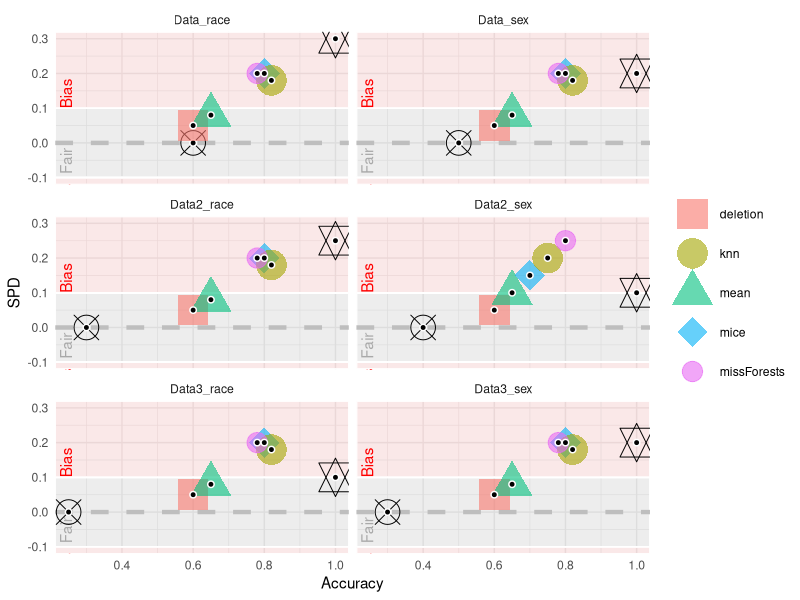

Reproduce this figure in R.
# in this file an example is shown on how to create plots similar to the "original" 
# Fairness and Missing data paper, note some warnings are shown but they are not important.
# two data sets accompany this example in dir datasets/toy: 
    # toy_plot_2 (for single classifier example)
    # toy_plot_3 (for multiple classifier example)

require(ggplot2)
require(ggrepel)
require(dplyr) 
library(readxl)

rm(list = ls()) # clear environment variables

# read in some toy data that was created by @Leightonvg
toy_data <- read_xlsx("datasets/toy/toy_plot_2.xlsx")
toy_data[]=lapply(toy_data,type.convert,as.is=TRUE) # convert numbers to numeric

# some settings for the general layout of the plot
Fideal = 0; Fymin = -0.1; Fymin2 = 0.1;Fymax = 0.1 #SPD

### create df to hold extra information for line to and from perfect and majority classifiers
classifiers <- unique(toy_data$classifier) # list of classifiers
n_clf <- length(classifiers) # number of different classifiers
datasets <- unique(toy_data$dataset) # list of datasets
n_datasets <- length(datasets) # number of different datasets
n_imp <-length(unique(toy_data$imp_method)) # number of imputation methods

# # init df with -1 to be added later to org data
# data_draw <- data.frame(X_f = rep(-1, times = 2*n_clf*n_datasets),  
#                         Y_f = rep(-1, times = 2*n_clf*n_datasets),
#                         X_l = rep(-1, times = 2*n_clf*n_datasets),
#                         Y_l = rep(-1, times = 2*n_clf*n_datasets))
# 
# # add some variables for which values are easily known by structure
# data_draw$grp <- rep(1:2, times = n_clf*n_datasets)
# data_draw$classifier <- rep(classifiers, times =2*n_datasets)
# datasets_rep <- c() # init with empty
# for (dataset in datasets){
#   datasets_rep <- c(datasets_rep, rep(dataset, times = 2*n_clf))
# }
# data_draw$dataset <- datasets_rep
# 
# # gather information for data_draw for each of the datasets/outcome variables
# for (j in 1:n_datasets){ 
#   for (i in 1:n_clf) {
#     #fill data_draw with values for perf class and maj class
#     data_draw[i + ((j-1)*n_clf*2), 1:4] <- c(toy_data[toy_data$dataset==datasets[j],]$maj_acc[1], 
#                                              toy_data[toy_data$dataset==datasets[j],]$maj_spd[1], 
#                                              toy_data[toy_data$dataset==datasets[j],]$perf_acc[1],
#                                              toy_data[toy_data$dataset==datasets[j],]$perf_spd[1])
#     
#     # obs = rows belonging to this classifier and dataset
#     obs <- toy_data[((j-1)*n_clf*n_imp + 1 + (i-1)*n_imp):((j-1)*n_clf*n_imp + n_imp + (i-1)*n_imp), ]
#     
#     # fill in data_draw with min and max spd's to which extra lines from perf and maj clf should be drawn
#     data_draw[i + n_clf + ((j-1)*n_clf*2), 1:4] <- c(obs$acc[which(obs$acc==min(obs$acc))],
#                                                      obs$spd[which(obs$acc==min(obs$acc))],
#                                                      obs$acc[which(obs$acc==max(obs$acc))],
#                                                      obs$spd[which(obs$acc==max(obs$acc))])
#   }
# }
# 
# # create extended version of data to combine datasets
# toy_data_extended <- toy_data
# for (var in colnames(data_draw)[1:5] ){
#   toy_data_extended[var] <- NA
# }
# 
# # create extended version of data_draw to combine datasets
# data_draw_extended <- data_draw
# vars <- c("acc", "spd", "imp_method", "perf_acc", "perf_spd", "maj_acc", "maj_spd")
# for (var in vars){
#   data_draw_extended[var] <- NA
# }
# 
# # combine the two datasets to 1, because ggplot facet_wrap can best handle only 1 dataset
# toy_data_extended <- rbind(toy_data_extended, data_draw_extended)
# toy_data_extended$datatype <- NA
# toy_data_extended$datatype[1:nrow(toy_data)] <- "regular"
# toy_data_extended$datatype[nrow(toy_data):(nrow(toy_data)+nrow(data_draw))] <- "extra"

#### start the visualization from here on

# define some colors that could be used in options
base_colors = c("#f98a92", "#7dc37e", "#78cdd1", "#96b1dc", "#d89ac5", "#c8b669")
colors = rep(base_colors[1:n_clf], n_clf)

# start creating the ggplot on extended dataset
plot <- ggplot(toy_data)+
  # first just some general layout, red areas, y=0 line etc.
  geom_rect(xmin = -Inf, xmax = +Inf,   ymin = Fymin, ymax = Fymax,   fill = "grey", alpha = 0.05, colour = "white")+
  geom_rect(xmin = -Inf, xmax = +Inf,   ymin = +Inf, ymax = Fymin2,   fill = "lightcoral", alpha = 0.04, colour = "white")+
  geom_rect(xmin = -Inf, xmax = +Inf,   ymin = -Inf, ymax = Fymin,   fill = "lightcoral", alpha = 0.04, colour = "white") +
  geom_hline(yintercept=Fideal, linetype="dashed", color = "gray", size = 1.5) +
  annotate("text", x = -Inf + 0.1, y = Fideal, label = "Fair", angle = 90, hjust = 1.2, vjust = 1.4, colour = "darkgrey")+
  annotate("text", x = -Inf + 0.1, y = Fymin, label = "Bias", angle = 90, hjust = 1.2, vjust = 1.4, colour = "red")+ 
  annotate("text", x = -Inf + 0.1, y = Fymin2, label = "Bias", angle = 90, hjust = 0, vjust = 1.4, colour = "red") +
  
  # plot the perfect classifier
  geom_point(data = toy_data, aes(perf_acc, perf_spd), size = 8, shape = 11)+
  geom_point(aes(perf_acc, perf_spd), size = 2, colour = "white") +
  geom_point(aes(perf_acc, perf_spd), size = 1, colour = "black") +
  # geom_text_repel(aes(perf_acc , perf_spd, label = "Perfect classifier"), force = 10, size = 4, fontface = 'italic',
  #                 box.padding = 0.35, point.padding = 0.5, segment.color = 'grey50')+

  # plot the majority classifier
  geom_point(data = toy_data, aes(maj_acc, maj_spd), size = 8, shape = 13)+
  geom_point(aes(maj_acc, maj_spd), size = 2, colour = "white") +
  geom_point(aes(maj_acc, maj_spd), size = 1, colour = "black") +
  # geom_text_repel(aes(maj_acc , maj_spd, label = "Majority classifier"), force = 10, size = 4, fontface = 'italic',
  #                 box.padding = 0.35, point.padding = 0.5, segment.color = 'grey50')+
  
  # plot the accuracies and spd's for each imputation method and classifier
  geom_point(aes(acc, spd, colour = imp_method, shape = imp_method), size = 10, alpha = 0.6)+
  geom_point(aes(acc, spd), size = 2, colour = "white") +
  geom_point(aes(acc, spd), size = 1, colour = "Black") +
  # geom_line(aes(acc, spd, colour = classifier), size = 1.1)+ # the line connecting a classifiers results
  
  # the following plots the lines to the perf clf and from the maj clf
  # the if statements are reversed because otherwise ggplot cannot handle it
  # {if (n_clf > 1)geom_line(data = toy_data_extended[toy_data_extended$datatype=="extra",], 
  #                          aes(X_l, Y_l, group = grp, colour = classifier), size = 1.1, linetype = "dashed")} +
  # {if (n_clf > 1)geom_line(data = toy_data_extended[toy_data_extended$datatype=="extra",], 
  #                          aes(X_f, Y_f, group = grp, colour = classifier), size = 1.1)} +
  #     
  # 
  # {if (n_clf == 1)geom_line(data = toy_data_extended[toy_data_extended$datatype=="extra",], 
  #                        aes(X_l, Y_l, colour = classifier), size = 1.1, linetype = "dashed")} +
  # {if (n_clf == 1)geom_line(data = toy_data_extended[toy_data_extended$datatype=="extra",], 
  #                        aes(X_f, Y_f, colour = classifier), size = 1.1)} +

  facet_wrap(~dataset, ncol = 2)+
  
  # some settings for the plot
  labs(x="Accuracy", y = "SPD") +
  scale_shape_manual(values=c(15, 16, 17, 18, 20))+
  # scale_color_manual(values=colors)
  theme_minimal() + 
  theme(legend.title = element_blank())  

plot
